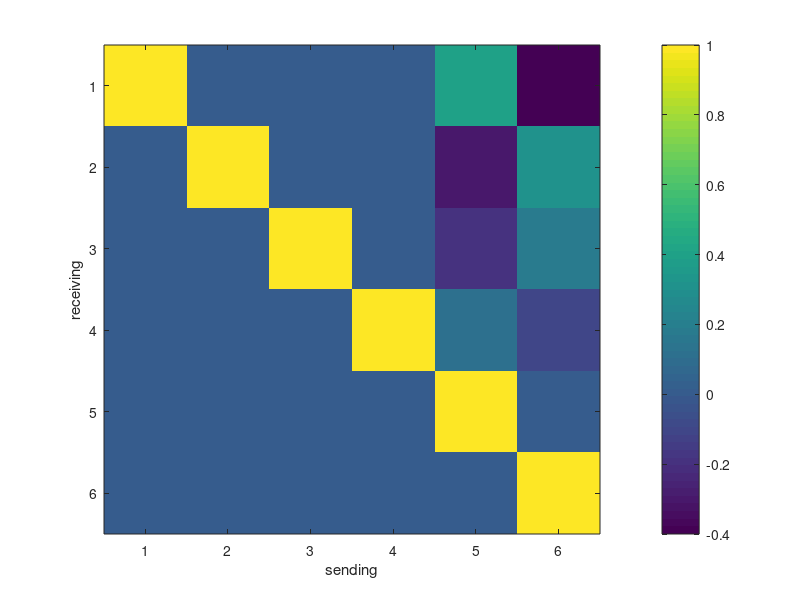
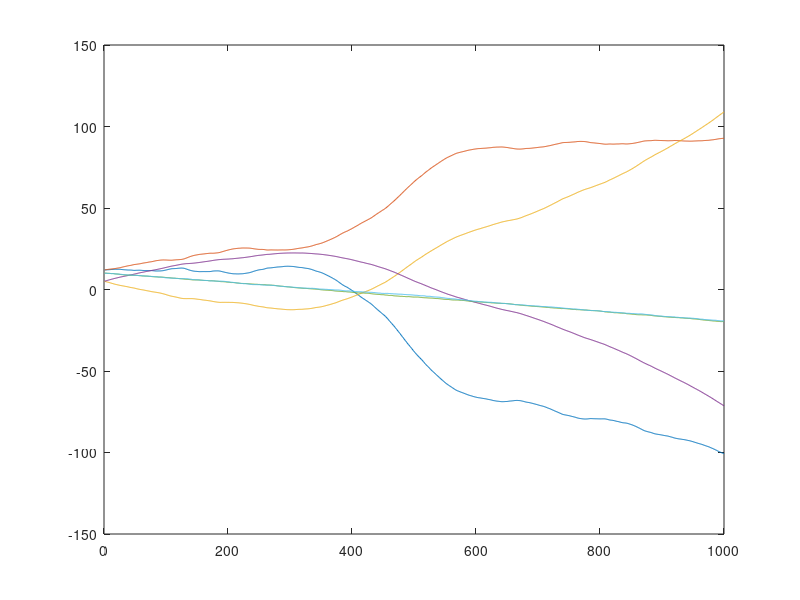
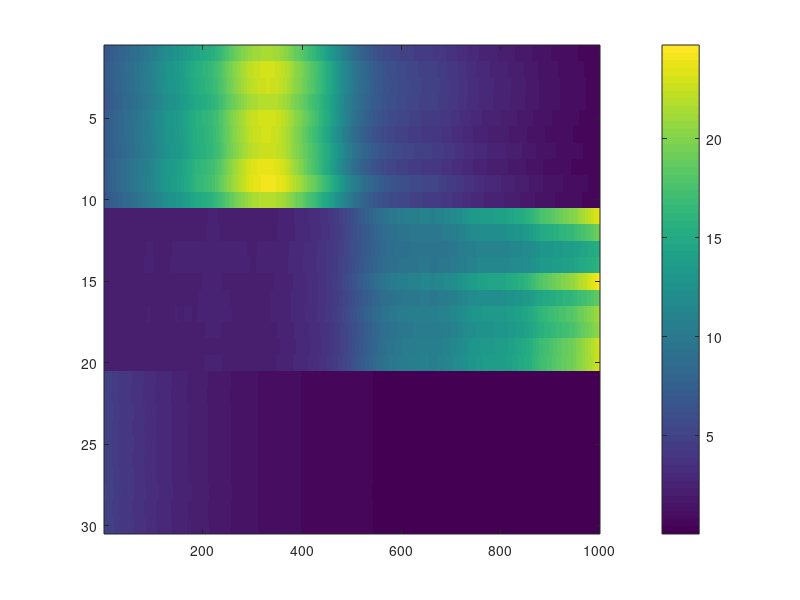
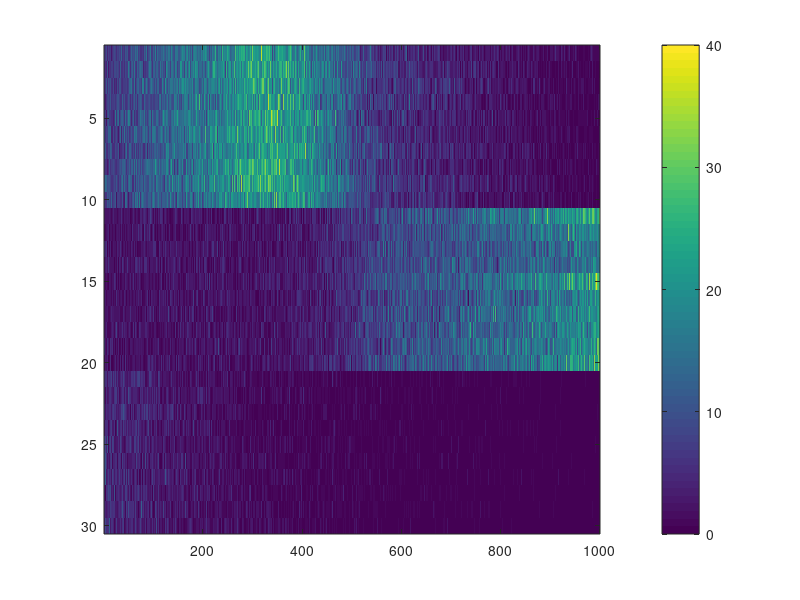

Source code (MATLAB) for these figures, in order: (Note: this script raises an error after producing the figures.)
addpath(genpath('C:\Users\gaw19004\Documents\GitHub\state-space-clustering'));
% addpath(genpath('D:\github\state-space-clustering'));

%% simulation
rng(2)
n = 10;
nClus = 3;
N = n*nClus;
p = 2;
T = 1000;

Lab = repelem(1:nClus, n);
d = ones(n*nClus,1)*0;
C_all = reshape(normrnd(0.08,1e-3,n*nClus*p,1), [], p);
C_trans = zeros(n*nClus, p*nClus);
for k = 1:length(Lab)
    C_trans(k, ((Lab(k)-1)*p+1):(Lab(k)*p)) = C_all(k,:);
end

X = zeros(p*nClus, T);
x0 = [1.2 1.2 0.5 0.5 1 1]*10;
Q0 = eye(nClus*p)*1e-2;
X(:,1) = mvnrnd(x0, Q0)';

b1 = ones(p,1)*0.01;
b2 = ones(p,1)*0;
b3 = ones(p,1)*-0.03;
b = [b1;b2;b3];

Q1 = 1e-5*eye(p);
Q2 = 1e-4*eye(p);
Q3 = 1e-3*eye(p);
Q = blkdiag(Q1, Q2, Q3);


A = [1 0 0 0 0.4 -0.4;...
    0 1 0 0 -0.3 0.305;
    0 0 1 0 -0.2 0.19;
    0 0 0 1 0.11 -0.1;
    0 0 0 0 1 0;
    0 0 0 0 0 1];

figure(1)
imagesc(A)
colorbar()
xlabel('sending')
ylabel('receiving')

% let's generate lambda
logLam = zeros(n*nClus, T);
logLam(:,1) = d + C_trans*X(:,1);

for t=2:T
    X(:, t) = mvnrnd(A*X(:, t-1) + b, Q)';
    logLam(:, t) = d + C_trans*X(:,t);
end

figure(2)
plot(X')

figure(3)
% imagesc(logLam)
imagesc(exp(logLam))
colorbar()

Y = poissrnd(exp(logLam));
figure(4)
imagesc(Y)
colorbar()

figure(5)
clusterPlot(Y, Lab)

% plot(X(1:p,:)')
% plot(X(p+1:2*p,:)')
% plot(X(2*p+1:3*p,:)')

%% fitting: pre-setting
% assume now observe Y and Lab
% later Y will be the only observation for clustering problem
ng = 1000;

% pre-allocation
X_fit = zeros(nClus*p, T, ng);
x0_fit = zeros(nClus*p, ng);
d_fit = zeros(n*nClus, ng);
C_fit = zeros(n*nClus, p, ng);
A_fit = zeros(nClus*p, nClus*p, ng);
b_fit = zeros(nClus*p, ng);
Q_fit = zeros(nClus*p, nClus*p, ng);

% priors
% place-holder...
Q0 = eye(nClus*p);

mux00 = zeros(nClus*p, 1);
Sigx00 = eye(nClus*p)*1e2;

mudc0 = zeros(p+1,1);
Sigdc0 = eye(p+1)*1e-2;

muA0 = eye(p);
mubA0 = [zeros(nClus*p,1) eye(nClus*p)];
Sigba0 = eye(nClus*p+1)*0.25;

nu0 = 4;
sig20 = 1e-4;

% initials
% initial for d_fit: 0
C_fit(:,:,1) = reshape(normrnd(0,1e-2,n*nClus*p,1), [], p);
A_fit(:,:,1) = eye(nClus*p);
% initial for b_fit: 0
Q_fit(:,:,1) = eye(nClus*p)*1e-4;

C_trans_tmp = zeros(n*nClus, p*nClus);
for k = 1:length(Lab)
    C_trans_tmp(k, ((Lab(k)-1)*p+1):(Lab(k)*p)) = C_fit(k,:,1);
end
x0_fit(:,1) = lsqr(C_trans_tmp,(log(mean(Y(:,1:10),2))-d_fit(:,1)));
[X_fit(:,:,1),~,~] = ppasmoo_poissexp_v2(Y,C_trans_tmp,d_fit(:,1),...
    x0_fit(:,1),Q0,A_fit(:,:,1),b_fit(:,1),Q_fit(:,:,1));

% turn off Q estimation (for debug)
% Q_fit = repmat(Q,1,1,ng); % true

%% fitting: MCMC

for g = 2:ng
    
    disp(g)
    
    % (1) update X_fit
    % adaptive smoothing
    C_trans_tmp = zeros(n*nClus, p*nClus);
    for k = 1:length(Lab)
        C_trans_tmp(k, ((Lab(k)-1)*p+1):(Lab(k)*p)) = C_fit(k,:,g-1);
    end
    d_tmp = d_fit(:,g-1);
    x0_tmp = x0_fit(:,g-1);
    A_tmp = A_fit(:,:,g-1);
    b_tmp = b_fit(:,g-1);
    Q_tmp = Q_fit(:,:,g-1);
    
    [muX,~,~] = ppasmoo_poissexp_v2(Y,C_trans_tmp,d_tmp,x0_tmp,Q0,A_tmp,b_tmp,Q_tmp);
    hess_tmp = hessX(muX(:), d_tmp, C_trans_tmp, Q0, Q_tmp, A_tmp, Y);
    % tic;
    % use Cholesky decomposition to sample efficiently
    R = chol(-hess_tmp,'lower'); % sparse
    z = randn(length(muX(:)), 1) + R'*muX(:);
    Xsamp = R'\z;
    X_fit(:,:,g) = reshape(Xsamp,[], T);
    % toc;
    
    % (2) update x0_fit
    Sigx0 = inv(inv(Sigx00) + inv(Q0));
    mux0 = Sigx0*(Sigx00\mux00 + Q0\X_fit(:,1,g));
    x0_fit(:,g) = mvnrnd(mux0, Sigx0)';
    % disp(x0_fit(:,g))
    
    
    % (3) update d_fit & C_fit
    % Laplace approximation
    for i = 1:N
        l = Lab(i);
        latentId = ((l-1)*p+1):(l*p);
        X_tmp = [ones(1, T) ;X_fit(latentId,:,g)]';
        
        lamdc = @(dc) exp(X_tmp*dc);
        
        derdc = @(dc) X_tmp'*(Y(i,:)' - lamdc(dc)) - inv(Sigdc0)*(dc - mudc0);
        hessdc = @(dc) -X_tmp'*diag(lamdc(dc))*X_tmp - inv(Sigdc0);
        [mudc,~,niSigdc,~] = newton(derdc,hessdc,...
            [d_fit(i, g-1) C_fit(i,:,g-1)]',1e-8,1000);
        
        % [mudc [d(i) C_all(i,:)]']
        
        Sigdc = -inv(niSigdc);
        Sigdc = (Sigdc + Sigdc')/2;
        dc = mvnrnd(mudc, Sigdc);
        d_fit(i,g) = dc(1);
        C_fit(i,:,g) = dc(2:end);
    end
    
    % [C_fit(:,:,g) C_all]
    % [d_fit(:,g) d]
    
    % (4) update b_fit & A_fit: independent process noise
    for k = 1:size(X_fit, 1)
        
        X_tmp = [ones(1, T-1) ;X_fit(:,1:(T-1),g)]';
        Sigba = inv(inv(Sigba0) + X_tmp'*X_tmp./Q_fit(k,k,g-1));
        Sigba = (Sigba + Sigba')/2;
        muba = Sigba*(inv(Sigba0)*mubA0(k,:)' + X_tmp'*X_fit(k,2:T,g)'./Q_fit(k,k,g-1));
        ba = mvnrnd(muba, Sigba);
        b_fit(k,g) = ba(1);
        A_fit(k,:,g) = ba(2:end);
    end
    
    % [b_fit(:,g) b]
    % imagesc(abs(A_fit(:,:,g) - A))
    
    % (5) update Q_fit: independent process noise
    for k = 1:size(X_fit, 1)
        
        mux = b_fit(k,g) + A_fit(k,:,g)*X_fit(:,1:(T-1),g);
        
        alphq = (nu0 + T-1)/2;
        betaq = (nu0*sig20 + sum((X_fit(k,2:T,g) - mux).^2))/2;
        Q_fit(k,k,g) = 1/gamrnd(alphq, 1/betaq);
    end
    
    % Q_fit(:,:,g)
    
end

%% diagnose
idx = 200:ng;

% for k = round(linspace(2, 1000, 10))
%     figure(k)
%     subplot(1,2,1)
%     plot(X_fit(:,:,k)')
%     subplot(1,2,2)
%     plot(X')
% end

subplot(1,2,1)
plot(mean(X_fit(:,:,idx), 3)')
subplot(1,2,2)
plot(X')

subplot(3,2,1)
plot(X(1:p,:)')
subplot(3,2,2)
plot(mean(X_fit(1:p,:,idx), 3)')
subplot(3,2,3)
plot(X(p+1:2*p,:)')
subplot(3,2,4)
plot(mean(X_fit(p+1:2*p,:,idx), 3)')
subplot(3,2,5)
plot(X(2*p+1:3*p,:)')
subplot(3,2,6)
plot(mean(X_fit(2*p+1:3*p,:,idx), 3)')


[mean(d_fit(:,idx), 2) d]
[mean(C_fit(:,:,idx), 3) C_all]
[mean(x0_fit(:,idx), 2) x0']
abs(mean(A_fit(:,:,idx), 3) - A)
[mean(b_fit(:,idx), 2) b]
imagesc(mean(A_fit(:,:,idx), 3))
colorbar()
mean(Q_fit(:,:,idx), 3)

C_fit_mean = mean(C_fit(:,:,idx), 3);
C_trans_fit = zeros(n*nClus, p*nClus);
for k = 1:length(Lab)
    C_trans_fit(k, ((Lab(k)-1)*p+1):(Lab(k)*p)) = C_fit_mean(k,:);
end
subplot(1,2,1)
imagesc(exp(C_trans*X + d))
cLim = caxis;
title('true')
colorbar()
subplot(1,2,2)
imagesc(exp(C_trans_fit*mean(X_fit(:,:,idx), 3) + mean(d_fit(:,idx), 2)))
set(gca,'CLim',cLim)
title('fit')
colorbar()


